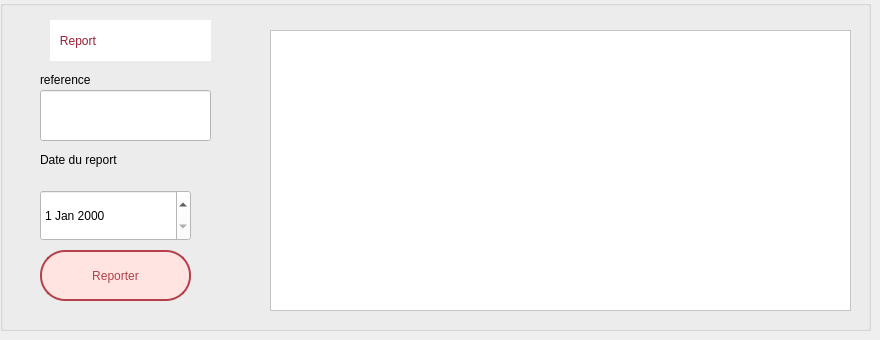
          <widget class="QWidget" name="tab_20">
           <attribute name="title">
            <string>reporter</string>
           </attribute>
           <widget class="QGroupBox" name="groupBox_11">
            <property name="geometry">
             <rect>
              <x>0</x>
              <y>0</y>
              <width>871</width>
              <height>331</height>
             </rect>
            </property>
            <property name="title">
             <string/>
            </property>
            <widget class="QLineEdit" name="lineEdit_refpen">
             <property name="geometry">
              <rect>
               <x>40</x>
               <y>90</y>
               <width>171</width>
               <height>51</height>
              </rect>
             </property>
             <property name="styleSheet">
              <string notr="true">padding:55px;
background-color:white;
</string>
             </property>
            </widget>
            <widget class="QLabel" name="label_20">
             <property name="geometry">
              <rect>
               <x>40</x>
               <y>70</y>
               <width>91</width>
               <height>20</height>
              </rect>
             </property>
             <property name="text">
              <string>reference</string>
             </property>
            </widget>
            <widget class="QLabel" name="label_22">
             <property name="geometry">
              <rect>
               <x>40</x>
               <y>150</y>
               <width>121</width>
               <height>20</height>
              </rect>
             </property>
             <property name="text">
              <string>Date du report</string>
             </property>
            </widget>
            <widget class="QDateEdit" name="dateEdit_reporter">
             <property name="geometry">
              <rect>
               <x>40</x>
               <y>190</y>
               <width>151</width>
               <height>51</height>
              </rect>
             </property>
             <property name="styleSheet">
              <string notr="true">background-color:white;</string>
             </property>
            </widget>
            <widget class="QTableView" name="tableView_penalite">
             <property name="geometry">
              <rect>
               <x>270</x>
               <y>30</y>
               <width>581</width>
               <height>281</height>
              </rect>
             </property>
             <property name="styleSheet">
              <string notr="true">background-color:white;
</string>
             </property>
            </widget>
            <widget class="QPushButton" name="pushButton_RE">
             <property name="geometry">
              <rect>
               <x>40</x>
               <y>250</y>
               <width>151</width>
               <height>51</height>
              </rect>
             </property>
             <property name="cursor">
              <cursorShape>PointingHandCursor</cursorShape>
             </property>
             <property name="styleSheet">
              <string notr="true">
QPushButton {
QPushButton::hover 
font-weight : bold ;
border:2px solid #B3404A;
 color:#B3404A;
background-color : #ffe4e1 ;
border-radius:25px;

}

QPushButton::hover
{	
 border-radius: 15px 50px 30px;
background-color : #facdc8 ;
	font: 75 10pt &quot;MS Shell Dlg 2&quot;;
  
border-radius: 25px;
 color:#cd6e71;
  padding: 15px; 
  width: 200px;
  height: 150px;  }</string>
             </property>
             <property name="text">
              <string>Reporter</string>
             </property>
            </widget>
            <widget class="QLabel" name="label_37">
             <property name="geometry">
              <rect>
               <x>50</x>
               <y>20</y>
               <width>161</width>
               <height>41</height>
              </rect>
             </property>
             <property name="styleSheet">
              <string notr="true">QLabel{

font: 63 11pt &quot;Lucida Sans Typewriter&quot;;
background-color:white;
border-radius:25px;
color:#9B1C31;}



</string>
             </property>
             <property name="text">
              <string>   Report</string>
             </property>
            </widget>
           </widget>
          </widget>
